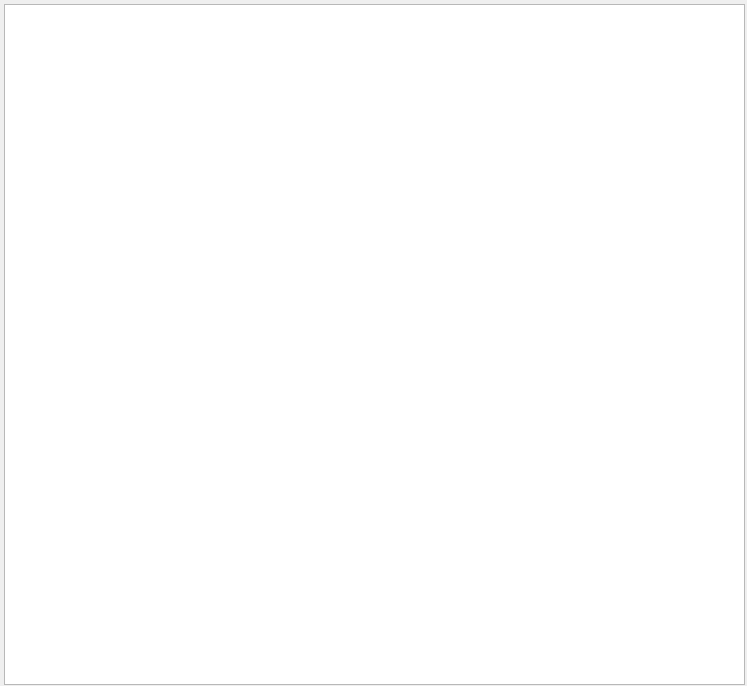
<?xml version="1.0" encoding="UTF-8"?>
<ui version="4.0">
 <class>Form</class>
 <widget class="QWidget" name="Form">
  <property name="geometry">
   <rect>
    <x>0</x>
    <y>0</y>
    <width>747</width>
    <height>686</height>
   </rect>
  </property>
  <property name="windowTitle">
   <string>Form</string>
  </property>
  <widget class="QTreeWidget" name="tree">
   <property name="geometry">
    <rect>
     <x>4</x>
     <y>4</y>
     <width>741</width>
     <height>681</height>
    </rect>
   </property>
   <attribute name="headerVisible">
    <bool>false</bool>
   </attribute>
   <column>
    <property name="text">
     <string>name</string>
    </property>
   </column>
  </widget>
 </widget>
 <resources/>
 <connections/>
</ui>
